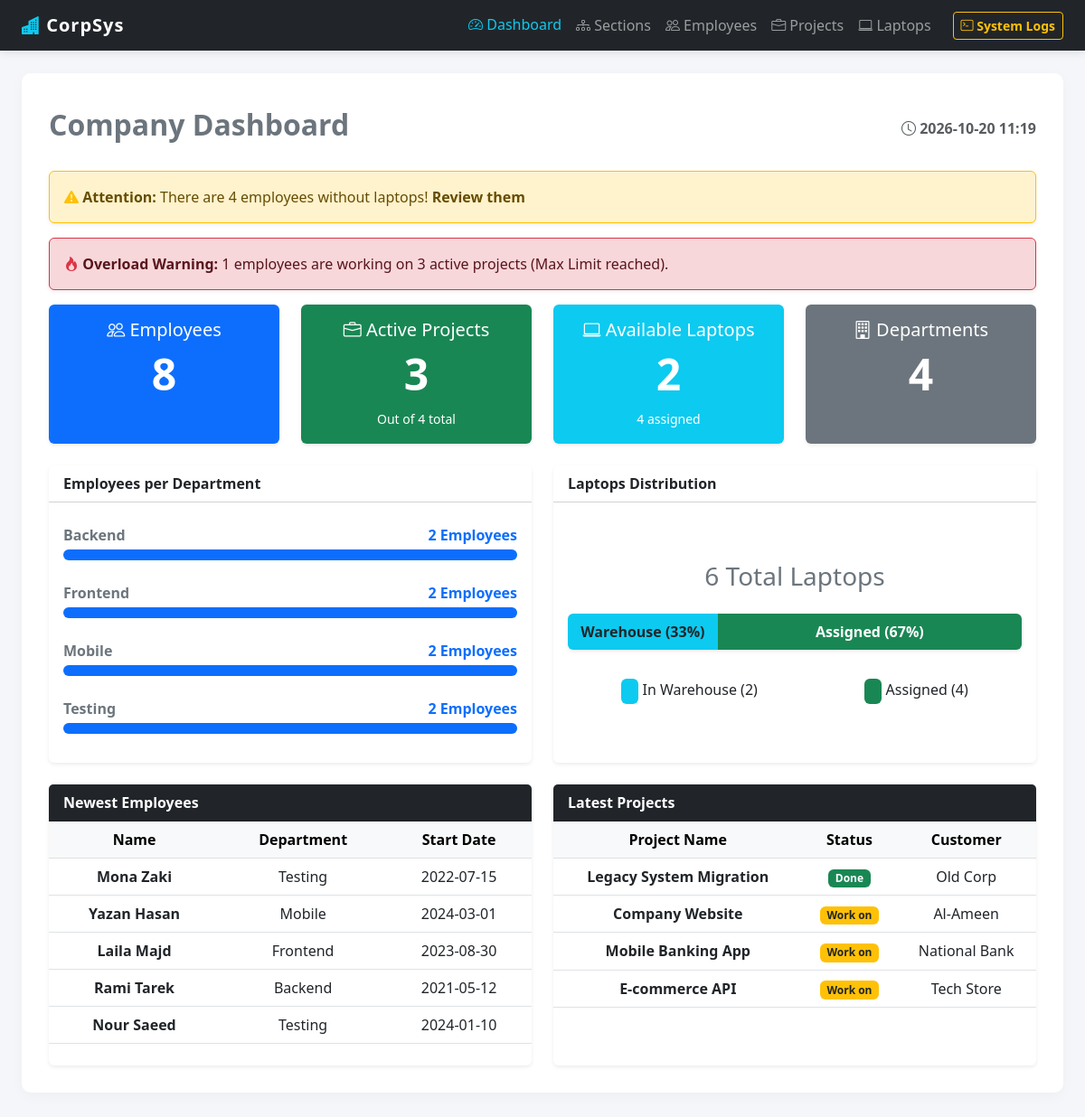
The page / on the database its author committed.
### tables this page shows
CREATE TABLE employees(
    id INT AUTO_INCREMENT PRIMARY KEY,
    full_name VARCHAR(255) NOT NULL,
    email VARCHAR(255) NOT NULL UNIQUE,
    phone_number VARCHAR(50) NOT NULL UNIQUE,
    date_start DATE NOT NULL,
    section_id INT NOT NULL,
     
    FOREIGN KEY(section_id) REFERENCES sections(id) ON DELETE RESTRICT
);

CREATE TABLE sections(
    id INT AUTO_INCREMENT PRIMARY KEY,
    name VARCHAR(255) NOT NULL UNIQUE
);

CREATE TABLE projects(
    id INT AUTO_INCREMENT PRIMARY KEY,
    name VARCHAR(255) NOT NULL,
    customer_name VARCHAR(255) NOT NULL,
    date_start DATE NOT NULL,
    status ENUM
        ('Work on', 'Done') NOT NULL
);

### src/Services/DashboardService.php (called while the page is built, shortened)
<?php
class DashboardService {
    private EmployeeRepository $employeeRepo;
    private ProjectRepository $projectRepo;
    private LaptopRepository $laptopRepo;
    private SectionRepository $sectionRepo;
    public function __construct(
        EmployeeRepository $employeeRepo,
        ProjectRepository $projectRepo,
        LaptopRepository $laptopRepo,
        SectionRepository $sectionRepo
    ) {
        $this->employeeRepo = $employeeRepo;
        $this->projectRepo = $projectRepo;
        $this->laptopRepo = $laptopRepo;
        $this->sectionRepo = $sectionRepo;
    }
    public function getDashboardData(): array {
        $stats = [
            'total_employees'   => $this->employeeRepo->countAll(),
            'total_sections'    => $this->sectionRepo->countAll(),
            'total_projects'    => $this->projectRepo->countAll(),
            'active_projects'   => $this->projectRepo->countByStatus('Work on'),
            'done_projects'     => $this->projectRepo->countByStatus('Done'),
            'total_laptops'     => $this->laptopRepo->countAll(),
            'available_laptops' => $this->laptopRepo->countAvailable(),
            'assigned_laptops'  => $this->laptopRepo->countAssigned(),
        ];
        return [
            'stats'            => $stats,
            'latestHires'      => $this->employeeRepo->getLatestHires(5),
            'latestProjects'   => $this->projectRepo->getLatestProjects(5),
            'noLaptopEmps'     => $this->employeeRepo->getEmployeesWithoutLaptops(),
            'overloadedEmps'   => $this->employeeRepo->getOverloadedEmployees(),
            'sectionChartData' => $this->employeeRepo->getEmployeesCountPerSection()
        ];
    }
}

### src/Repositories/EmployeeRepository.php (called while the page is built, shortened)
<?php
class EmployeeRepository {
    private PDO $pdo;
    public function __construct(PDO $pdo) { $this->pdo = $pdo;}
    public function getEmployeesWithoutLaptops(): array {
        return $this->pdo->query(
            "SELECT * FROM employees WHERE id NOT IN
            (SELECT employee_id FROM laptops WHERE employee_id IS NOT NULL)")
            ->fetchAll();
    }
    public function countAll(): int {
        return (int)$this->pdo->query("SELECT COUNT(*) FROM employees")->fetchColumn();
    }
    public function getLatestHires(int $limit = 5): array {
        $stmt = $this->pdo->prepare("SELECT e.*, s.name as section_name FROM employees e LEFT JOIN sections s ON e.section_id = s.id ORDER BY e.id DESC LIMIT :limit");
        $stmt->bindValue(':limit', $limit, PDO::PARAM_INT);
        $stmt->execute();
        return $stmt->fetchAll();
    }
    public function getOverloadedEmployees(): array {
        return $this->pdo->query("
            SELECT e.full_name, COUNT(pe.project_id) as project_count
            FROM employees e
            JOIN project_employee pe ON e.id = pe.employee_id
            JOIN projects p ON pe.project_id = p.id
            WHERE p.status = 'Work on'
            GROUP BY e.id
            HAVING project_count >= 3
        ")->fetchAll();
    }
    public function getEmployeesCountPerSection(): array {
        return $this->pdo->query("
            SELECT s.name as section_name, COUNT(e.id) as emp_count
            FROM sections s
            LEFT JOIN employees e ON s.id = e.section_id
            GROUP BY s.id
        ")->fetchAll();
    }
}

### src/Repositories/SectionRepository.php (called while the page is built, shortened)
<?php
class SectionRepository {
    private PDO $pdo;
    public function __construct(PDO $pdo) {$this->pdo = $pdo;}
    public function countAll(): int {
        return (int)$this->pdo->query("SELECT COUNT(*) FROM sections")->fetchColumn();
    }
}

### src/Repositories/ProjectRepository.php (called while the page is built, shortened)
<?php
class ProjectRepository {
    private PDO $pdo;
    public function __construct(PDO $pdo) {$this->pdo = $pdo;}
    public function countAll(): int {
        return (int)$this->pdo->query("SELECT COUNT(*) FROM projects")->fetchColumn();
    }
    public function countByStatus(string $status): int {
        $stmt = $this->pdo->prepare("SELECT COUNT(*) FROM projects WHERE status = :status");
        $stmt->execute([':status' => $status]);
        return (int)$stmt->fetchColumn();
    }
    public function getLatestProjects(int $limit = 5): array {
        $stmt = $this->pdo->prepare("SELECT * FROM projects ORDER BY id DESC LIMIT :limit");
        $stmt->bindValue(':limit', $limit, PDO::PARAM_INT);
        $stmt->execute();
        return $stmt->fetchAll();
    }
}

### src/Repositories/LaptopRepository.php (called while the page is built, shortened)
<?php
class LaptopRepository {
    private PDO $pdo;
    public function __construct(PDO $pdo) { $this->pdo = $pdo;}
    public function countAll(): int {
        return (int)$this->pdo->query("SELECT COUNT(*) FROM laptops")->fetchColumn();
    }
    public function countAvailable(): int {
        return (int)$this->pdo->query("SELECT COUNT(*) FROM laptops WHERE employee_id IS NULL")->fetchColumn();
    }
    public function countAssigned(): int {
        return (int)$this->pdo->query("SELECT COUNT(*) FROM laptops WHERE employee_id IS NOT NULL")->fetchColumn();
    }
}

### src/AutoLoad.php (called while the page is built, shortened)
<?php
spl_autoload_register(function (string $class): void {
    $folders = ['Entities', 'DataBase', 'Exceptions', 'Repositories', 'Services','Utlis'];
    foreach ($folders as $folder) {
        $file = __DIR__ . "/{$folder}/{$class}.php";
        if (is_file($file)) {
            return;
        }
    }
});

### views/dashboard/index.php (the view, shortened to what this page needs)
<div class="d-flex justify-content-between align-items-center mb-4 mt-2">
    <h2 class="text-secondary fw-bold">Company Dashboard</h2>
    <span class="text-muted fw-bold"><i class="bi bi-clock"></i> <?= (new DateTime('now', new DateTimeZone('Asia/Damascus')))->format('Y-m-d H:i') ?></span>
</div>
<?php if (!empty($noLaptopEmps)): ?>
    <div class="alert alert-warning border-warning shadow-sm">
        <i class="bi bi-exclamation-triangle-fill text-warning"></i>
        <strong>Attention:</strong> There are <?= count($noLaptopEmps) ?> employees without laptops!
        <a href="index.php?page=employees&action=list" class="alert-link text-decoration-none">Review them</a>
    </div>
<?php endif; ?>
<?php if (!empty($overloadedEmps)): ?>
    <div class="alert alert-danger border-danger shadow-sm">
        <i class="bi bi-fire text-danger"></i>
        <strong>Overload Warning:</strong> <?= count($overloadedEmps) ?> employees are working on 3 active projects (Max Limit reached).
    </div>
<?php endif; ?>
<div class="row mb-4">
    <div class="col-md-3">
        <div class="card bg-primary text-white shadow-sm border-0 h-100">
            <div class="card-body text-center">
                <h5 class="card-title"><i class="bi bi-people"></i> Employees</h5>
                <h1 class="display-5 fw-bold"><?= $stats['total_employees'] ?></h1>
            </div>
        </div>
    </div>
    <div class="col-md-3">
        <div class="card bg-success text-white shadow-sm border-0 h-100">
            <div class="card-body text-center">
                <h5 class="card-title"><i class="bi bi-briefcase"></i> Active Projects</h5>
                <h1 class="display-5 fw-bold"><?= $stats['active_projects'] ?></h1>
                <small>Out of <?= $stats['total_projects'] ?> total</small>
            </div>
        </div>
    </div>
    <div class="col-md-3">
        <div class="card bg-info text-white shadow-sm border-0 h-100">
            <div class="card-body text-center">
                <h5 class="card-title"><i class="bi bi-laptop"></i> Available Laptops</h5>
                <h1 class="display-5 fw-bold"><?= $stats['available_laptops'] ?></h1>
                <small><?= $stats['assigned_laptops'] ?> assigned</small>
            </div>
        </div>
    </div>
    <div class="col-md-3">
        <div class="card bg-secondary text-white shadow-sm border-0 h-100">
            <div class="card-body text-center">
                <h5 class="card-title"><i class="bi bi-building"></i> Departments</h5>
                <h1 class="display-5 fw-bold"><?= $stats['total_sections'] ?></h1>
            </div>
        </div>
    </div>
</div>
<div class="row mb-4">
    <div class="col-md-6">
        <div class="card shadow-sm border-0 h-100">
            <div class="card-header bg-white fw-bold">Employees per Department</div>
            <div class="card-body">
                <?php
                $maxEmps = 0;
                foreach($sectionChartData as $d) {
                    if($d['emp_count'] > $maxEmps) $maxEmps = $d['emp_count'];
                }
                ?>
                <ul class="list-group list-group-flush">
                    <?php if(!empty($sectionChartData)): ?>
                        <?php foreach($sectionChartData as $d): ?>
                            <?php $width = $maxEmps > 0 ? round(($d['emp_count'] / $maxEmps) * 100) : 0; ?>
                            <li class="list-group-item border-0 px-0 pb-3">
                                <div class="d-flex justify-content-between mb-1">
                                    <span class="text-secondary fw-bold"><?= htmlspecialchars((string)($d['section_name'] ?? 'Unassigned')) ?></span>
                                    <span class="fw-bold text-primary"><?= $d['emp_count'] ?> Employees</span>
                                </div>
                                <div class="progress" style="height: 12px;">
                                    <div class="progress-bar bg-primary" role="progressbar" style="width: <?= $width ?>%;"></div>
                                </div>
                            </li>
                        <?php endforeach; ?>
                    <?php else: ?>
                        <p class="text-muted">No department data available.</p>
                    <?php endif; ?>
                </ul>
            </div>
        </div>
    </div>
    <div class="col-md-6">
        <div class="card shadow-sm border-0 h-100">
            <div class="card-header bg-white fw-bold">Laptops Distribution</div>
            <div class="card-body d-flex flex-column justify-content-center">
                <?php
                $totalLaps = $stats['total_laptops'];
                $availPct = $totalLaps > 0 ? round(($stats['available_laptops'] / $totalLaps) * 100) : 0;
                $assignPct = $totalLaps > 0 ? round(($stats['assigned_laptops'] / $totalLaps) * 100) : 0;
                ?>
                <h3 class="text-center mb-4 text-secondary"><?= $totalLaps ?> Total Laptops</h3>
                <div class="progress mb-3 shadow-sm" style="height: 40px; font-size: 16px;">
                    <?php if($availPct > 0): ?>
                        <div class="progress-bar bg-info text-dark fw-bold" role="progressbar" style="width: <?= $availPct ?>%;">
                            Warehouse (<?= $availPct ?>%)
                        </div>
                    <?php endif; ?>
                    <?php if($assignPct > 0): ?>
                        <div class="progress-bar bg-success fw-bold" role="progressbar" style="width: <?= $assignPct ?>%;">
                            Assigned (<?= $assignPct ?>%)
                        </div>
                    <?php endif; ?>
                </div>
                <div class="d-flex justify-content-around mt-3">
                    <div><span class="badge bg-info p-2">&nbsp;</span> In Warehouse (<?= $stats['available_laptops'] ?>)</div>
                    <div><span class="badge bg-success p-2">&nbsp;</span> Assigned (<?= $stats['assigned_laptops'] ?>)</div>
                </div>
            </div>
        </div>
    </div>
</div>
<div class="row">
    <div class="col-md-6">
        <div class="card shadow-sm border-0 mb-4 h-100">
            <div class="card-header bg-dark text-white fw-bold">Newest Employees</div>
            <div class="card-body p-0">
                <div class="table-responsive">
                    <table class="table table-hover text-center mb-0">
                        <thead class="table-light">
                            <tr><th>Name</th><th>Department</th><th>Start Date</th></tr>
                        </thead>
                        <tbody>
                            <?php if(!empty($latestHires)): ?>
                                <?php foreach ($latestHires as $emp): ?>
                                    <tr>
                                        <td class="fw-bold"><?= htmlspecialchars((string)$emp['full_name']) ?></td>
                                        <td><?= htmlspecialchars((string)($emp['section_name'] ?? '-')) ?></td>
                                        <td><?= htmlspecialchars((string)$emp['date_start']) ?></td>
                                    </tr>
                                <?php endforeach; ?>
                            <?php else: ?>
                                <tr><td colspan="3" class="text-muted py-3">No employees found.</td></tr>
                            <?php endif; ?>
                        </tbody>
                    </table>
                </div>
            </div>
        </div>
    </div>
    <div class="col-md-6">
        <div class="card shadow-sm border-0 mb-4 h-100">
            <div class="card-header bg-dark text-white fw-bold">Latest Projects</div>
            <div class="card-body p-0">
                <div class="table-responsive">
                    <table class="table table-hover text-center mb-0">
                        <thead class="table-light">
                            <tr><th>Project Name</th><th>Status</th><th>Customer</th></tr>
                        </thead>
                        <tbody>
                            <?php if(!empty($latestProjects)): ?>
                                <?php foreach ($latestProjects as $proj): ?>
                                    <tr>
                                        <td class="fw-bold"><?= htmlspecialchars((string)$proj['name']) ?></td>
                                        <td>
                                            <?php if ($proj['status'] === 'Done'): ?>
                                                <span class="badge bg-success">Done</span>
                                            <?php else: ?>
                                                <span class="badge bg-warning text-dark">Work on</span>
                                            <?php endif; ?>
                                        </td>
                                        <td><?= htmlspecialchars((string)$proj['customer_name']) ?></td>
                                    </tr>
                                <?php endforeach; ?>
                            <?php else: ?>
                                <tr><td colspan="3" class="text-muted py-3">No projects found.</td></tr>
                            <?php endif; ?>
                        </tbody>
                    </table>
                </div>
            </div>
        </div>
    </div>
</div>

### rows shown on the page
employees: full_name "Mona Zaki", section.name "Testing", date_start "2022-07-15"
employees: full_name "Yazan Hasan", section.name "Mobile", date_start "2024-03-01"
employees: full_name "Laila Majd", section.name "Frontend", date_start "2023-08-30"
employees: full_name "Rami Tarek", section.name "Backend", date_start "2021-05-12"
employees: full_name "Nour Saeed", section.name "Testing", date_start "2024-01-10"
projects: name "Legacy System Migration", status "Done", customer_name "Old Corp"
projects: name "Company Website", status "Work on", customer_name "Al-Ameen"
projects: name "Mobile Banking App", status "Work on", customer_name "National Bank"
projects: name "E-commerce API", status "Work on", customer_name "Tech Store"

### other values the page prints
count($noLaptopEmps) "4"
count($overloadedEmps) "1"
$stats['total_employees'] "8"
$stats['active_projects'] "3"
$stats['total_projects'] "4"
$stats['available_laptops'] "2"
$stats['assigned_laptops'] "4"
$stats['total_sections'] "4"
$d['section_name'] "Backend"
$d['emp_count'] "2"
$d['section_name'] "Frontend"
$d['section_name'] "Mobile"
$d['section_name'] "Testing"
$totalLaps "6"
$availPct "33"
